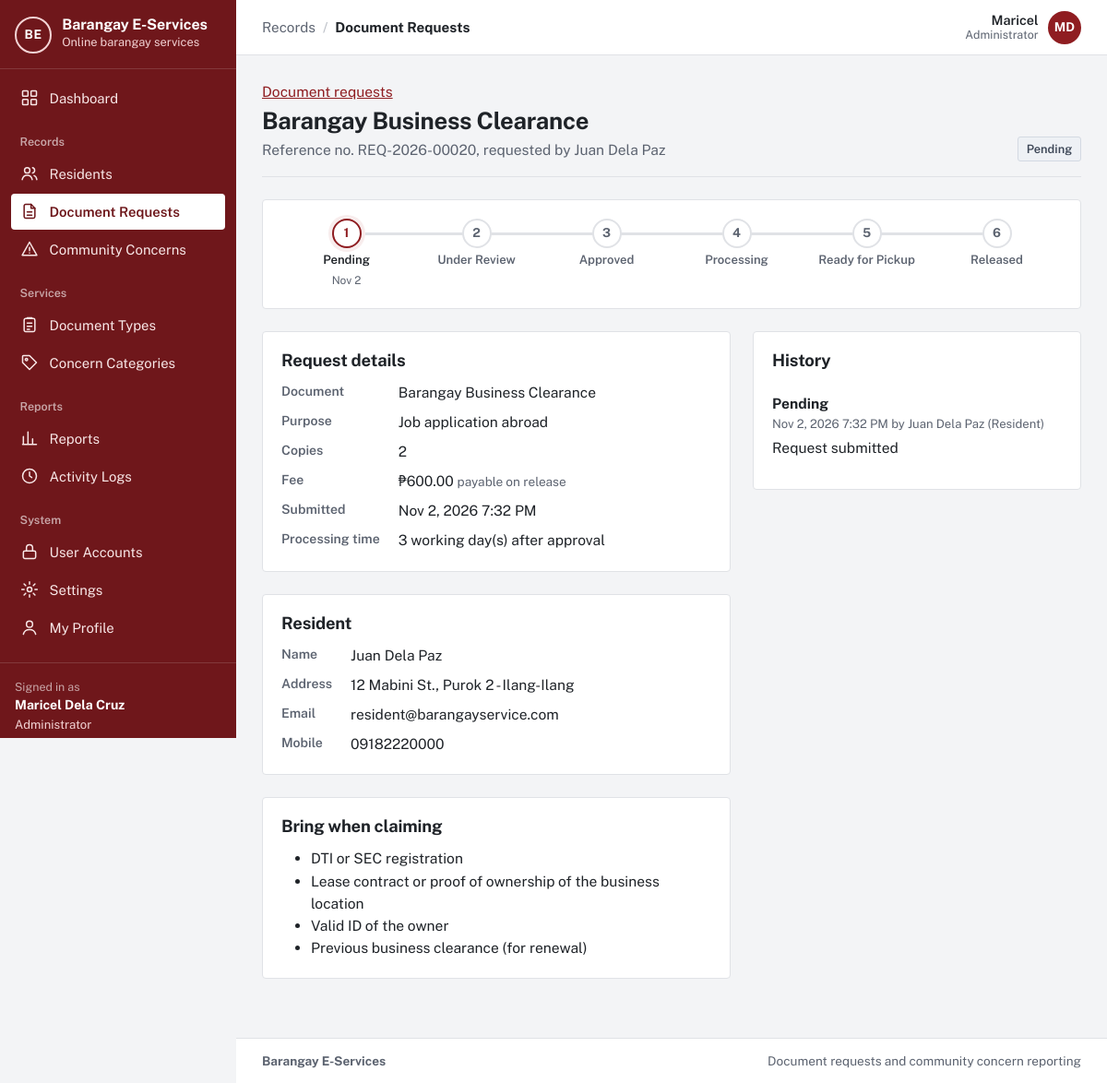
Before: /request.php?id=20 (signed in) with the older database file.
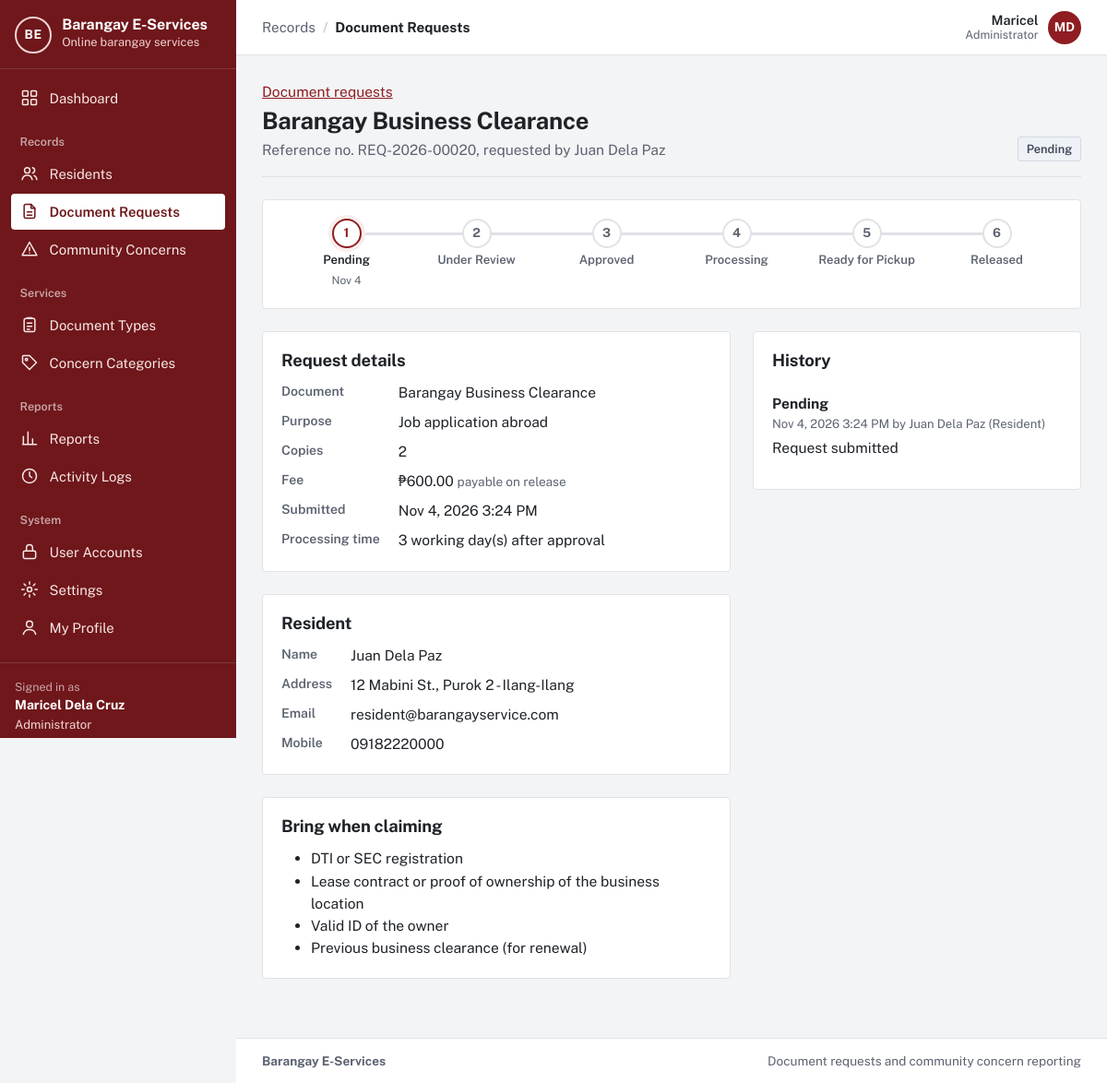
After: the same page with the newer database file.
### tables this page shows
CREATE TABLE `document_requests` (
  `request_id` int(10) unsigned NOT NULL AUTO_INCREMENT,
  `reference_no` varchar(20) DEFAULT NULL,
  `resident_id` int(10) unsigned NOT NULL,
  `doc_type_id` smallint(5) unsigned NOT NULL,
  `purpose` varchar(255) NOT NULL,
  `copies` tinyint(3) unsigned NOT NULL DEFAULT 1,
  `fee_amount` decimal(8,2) NOT NULL,
  `status` enum('Pending','Under Review','Approved','Rejected','Processing','Ready for Pickup','Released','Cancelled') NOT NULL DEFAULT 'Pending',
  `remarks` varchar(500) DEFAULT NULL,
  `handled_by` int(10) unsigned DEFAULT NULL,
  `is_archived` tinyint(1) NOT NULL DEFAULT 0,
  `created_at` datetime NOT NULL DEFAULT current_timestamp(),
  `updated_at` datetime NOT NULL DEFAULT current_timestamp() ON UPDATE current_timestamp(),
  PRIMARY KEY (`request_id`),
  UNIQUE KEY `reference_no` (`reference_no`),
  KEY `fk_dr_resident` (`resident_id`),
  KEY `fk_dr_doctype` (`doc_type_id`),
  KEY `fk_dr_handler` (`handled_by`),
  KEY `idx_dr_status` (`status`),
  KEY `idx_dr_created` (`created_at`),
  CONSTRAINT `fk_dr_doctype` FOREIGN KEY (`doc_type_id`) REFERENCES `document_types` (`doc_type_id`),
  CONSTRAINT `fk_dr_handler` FOREIGN KEY (`handled_by`) REFERENCES `users` (`user_id`) ON DELETE SET NULL,
  CONSTRAINT `fk_dr_resident` FOREIGN KEY (`resident_id`) REFERENCES `users` (`user_id`),
  CONSTRAINT `chk_dr_copies` CHECK (`copies` between 1 and 5)
);

CREATE TABLE `request_status_history` (
  `history_id` int(10) unsigned NOT NULL AUTO_INCREMENT,
  `request_id` int(10) unsigned NOT NULL,
  `from_status` varchar(20) DEFAULT NULL,
  `to_status` varchar(20) NOT NULL,
  `remarks` varchar(500) DEFAULT NULL,
  `changed_by` int(10) unsigned NOT NULL,
  `changed_at` datetime NOT NULL DEFAULT current_timestamp(),
  PRIMARY KEY (`history_id`),
  KEY `fk_rsh_request` (`request_id`),
  KEY `fk_rsh_user` (`changed_by`),
  CONSTRAINT `fk_rsh_request` FOREIGN KEY (`request_id`) REFERENCES `document_requests` (`request_id`) ON DELETE CASCADE,
  CONSTRAINT `fk_rsh_user` FOREIGN KEY (`changed_by`) REFERENCES `users` (`user_id`)
);

CREATE TABLE `document_types` (
  `doc_type_id` smallint(5) unsigned NOT NULL AUTO_INCREMENT,
  `name` varchar(100) NOT NULL,
  `description` varchar(500) NOT NULL,
  `fee` decimal(8,2) NOT NULL DEFAULT 0.00,
  `processing_days` tinyint(3) unsigned NOT NULL DEFAULT 1,
  `is_archived` tinyint(1) NOT NULL DEFAULT 0,
  `created_at` datetime NOT NULL DEFAULT current_timestamp(),
  `updated_at` datetime NOT NULL DEFAULT current_timestamp() ON UPDATE current_timestamp(),
  PRIMARY KEY (`doc_type_id`),
  UNIQUE KEY `name` (`name`),
  CONSTRAINT `chk_dt_fee` CHECK (`fee` >= 0),
  CONSTRAINT `chk_dt_days` CHECK (`processing_days` between 1 and 30)
);

CREATE TABLE `users` (
  `user_id` int(10) unsigned NOT NULL AUTO_INCREMENT,
  `role_id` tinyint(3) unsigned NOT NULL,
  `purok_id` smallint(5) unsigned DEFAULT NULL,
  `first_name` varchar(60) NOT NULL,
  `last_name` varchar(60) NOT NULL,
  `email` varchar(120) NOT NULL,
  `contact_no` varchar(13) DEFAULT NULL,
  `street_address` varchar(150) DEFAULT NULL,
  `password_hash` varchar(255) NOT NULL,
  `email_verified_at` datetime DEFAULT NULL,
  `is_active` tinyint(1) NOT NULL DEFAULT 1,
  `failed_logins` tinyint(3) unsigned NOT NULL DEFAULT 0,
  `locked_until` datetime DEFAULT NULL,
  `created_at` datetime NOT NULL DEFAULT current_timestamp(),
  `updated_at` datetime NOT NULL DEFAULT current_timestamp() ON UPDATE current_timestamp(),
  PRIMARY KEY (`user_id`),
  UNIQUE KEY `email` (`email`),
  KEY `fk_users_purok` (`purok_id`),
  KEY `idx_users_role` (`role_id`),
  CONSTRAINT `fk_users_purok` FOREIGN KEY (`purok_id`) REFERENCES `puroks` (`purok_id`) ON DELETE SET NULL,
  CONSTRAINT `fk_users_role` FOREIGN KEY (`role_id`) REFERENCES `roles` (`role_id`)
);

CREATE TABLE `puroks` (
  `purok_id` smallint(5) unsigned NOT NULL AUTO_INCREMENT,
  `purok_name` varchar(60) NOT NULL,
  PRIMARY KEY (`purok_id`),
  UNIQUE KEY `purok_name` (`purok_name`)
);

CREATE TABLE `roles` (
  `role_id` tinyint(3) unsigned NOT NULL,
  `role_key` varchar(20) NOT NULL,
  `role_name` varchar(50) NOT NULL,
  PRIMARY KEY (`role_id`),
  UNIQUE KEY `role_key` (`role_key`)
);

### app/lib/helpers.php (called while the page is built, shortened)
<?php
function e($value): string
{
    return htmlspecialchars((string) ($value ?? ''), ENT_QUOTES | ENT_SUBSTITUTE, 'UTF-8');
}
function base_path(): string
{
    static $base = null;
    if ($base === null) {
        $script = realpath($_SERVER['SCRIPT_FILENAME'] ?? '') ?: '';
        $root   = realpath(APP_ROOT) ?: APP_ROOT;
        $rel    = str_replace('\\', '/', substr($script, strlen($root)));
        $name   = str_replace('\\', '/', $_SERVER['SCRIPT_NAME'] ?? '');
        $base   = ($rel !== '' && str_ends_with($name, $rel)) ? substr($name, 0, -strlen($rel)) : '';
        $base   = rtrim($base, '/');
    }
    return $base;
}
function url(string $path = ''): string
{
    return base_path() . '/' . ltrim($path, '/');
}
function query_param(string $key, string $default = ''): string
{
    $value = $_GET[$key] ?? $default;
    return is_string($value) ? trim($value) : $default;
}
function format_date(?string $datetime, string $format = 'M j, Y'): string
{
    return $datetime ? date($format, strtotime($datetime)) : '—';
}
function format_datetime(?string $datetime): string
{
    return format_date($datetime, 'M j, Y g:i A');
}
function peso($amount): string
{
    return '₱' . number_format((float) $amount, 2);
}
function full_name(array $row, string $prefix = ''): string
{
    return trim(($row[$prefix . 'first_name'] ?? '') . ' ' . ($row[$prefix . 'last_name'] ?? ''));
}

### app/lib/db.php (called while the page is built, shortened)
<?php
function db(): mysqli
{
    static $conn = null;
    if ($conn === null) {
        $conn = new mysqli(
            config('db.host'),
            config('db.user'),
            config('db.password'),
            config('db.name'),
            (int) config('db.port', 3306)
        );
        $conn->set_charset('utf8mb4');
        $conn->query("SET time_zone = '+08:00'");
    }
    return $conn;
}
function db_query(string $sql, array $params = []): mysqli_stmt
{
    $stmt = db()->prepare($sql);
    if ($params) {
        $types = '';
        foreach ($params as $p) {
            $types .= is_int($p) ? 'i' : (is_float($p) ? 'd' : 's');
        }
        $stmt->bind_param($types, ...array_values($params));
    }
    $stmt->execute();
    return $stmt;
}
function db_all(string $sql, array $params = []): array
{
    $result = db_query($sql, $params)->get_result();
    return $result ? $result->fetch_all(MYSQLI_ASSOC) : [];
}
function db_one(string $sql, array $params = []): ?array
{
    $result = db_query($sql, $params)->get_result();
    $row = $result ? $result->fetch_assoc() : null;
    return $row ?: null;
}

### app/lib/auth.php (called while the page is built, shortened)
<?php
function current_user(bool $refresh = false): ?array
{
    static $user = false;
    if ($user !== false && !$refresh) {
        return $user;
    }
    $user = null;
    if (!empty($_SESSION['user_id'])) {
        $user = db_one(
            'SELECT u.user_id, u.first_name, u.last_name, u.email, u.contact_no, u.street_address, u.purok_id,
                    u.email_verified_at, u.is_active, u.created_at, r.role_key, r.role_name
               FROM users u JOIN roles r ON r.role_id = u.role_id
              WHERE u.user_id = ?',
            [(int) $_SESSION['user_id']]
        );
    }
    return $user;
}
function is_verified(?array $user = null): bool
{
    $user = $user ?? current_user();
    return $user !== null && !empty($user['email_verified_at']);
}
function require_login(bool $mustBeVerified = true): array
{
    $user = current_user();
    return $user;
}
function require_role(string ...$roles): array
{
    $user = require_login();
    return $user;
}

### request.php (the view, shortened to what the changed rows need)
<?php
$user = require_role(ROLE_RESIDENT, ROLE_STAFF, ROLE_ADMIN);
$id = (int) query_param('id');
$r = db_one(
    'SELECT dr.*, dt.name AS doc_name, dt.processing_days,
            u.first_name, u.last_name, u.email, u.contact_no, u.street_address, p.purok_name,
            h.first_name AS h_first_name, h.last_name AS h_last_name
       FROM document_requests dr
       JOIN document_types dt ON dt.doc_type_id = dr.doc_type_id
       JOIN users u ON u.user_id = dr.resident_id
       LEFT JOIN puroks p ON p.purok_id = u.purok_id
       LEFT JOIN users h ON h.user_id = dr.handled_by
      WHERE dr.request_id = ?',
    [$id]
);
$history = db_all(
    'SELECT h.*, u.first_name, u.last_name, r.role_name
       FROM request_status_history h JOIN users u ON u.user_id = h.changed_by JOIN roles r ON r.role_id = u.role_id
      WHERE h.request_id = ? ORDER BY h.changed_at, h.history_id',
    [$id]
);
require APP_ROOT . '/app/views/header.php';
?>
<div class="page-head">
  <div>
    <p class="mb-1"><a href="<?= e(url('requests.php')) ?>">Document requests</a></p>
    <h1><?= e($r['doc_name']) ?></h1>
    <p>Reference no. <?= e($r['reference_no']) ?><?= $user['role_key'] !== ROLE_RESIDENT ? ', requested by ' . e(full_name($r)) : '' ?></p>
  </div>
  <div class="page-actions">
    <?= status_badge($r['status']) ?>
  </div>
</div>
<?= render_tracker(REQUEST_STEPS, $r['status'], $history) ?>
<div class="row g-4">
  <div class="col-lg-7">
    <section class="panel">
      <h2>Request details</h2>
      <dl class="details">
        <dt>Document</dt><dd><?= e($r['doc_name']) ?></dd>
        <dt>Purpose</dt><dd><?= e($r['purpose']) ?></dd>
        <dt>Copies</dt><dd><?= (int) $r['copies'] ?></dd>
        <dt>Fee</dt><dd><?= e(peso($r['fee_amount'])) ?> <span class="text-muted small">payable on release</span></dd>
        <dt>Submitted</dt><dd><?= e(format_datetime($r['created_at'])) ?></dd>
        <dt>Processing time</dt><dd><?= (int) $r['processing_days'] ?> working day(s) after approval</dd>
      </dl>
    </section>
    <?php if ($user['role_key'] !== ROLE_RESIDENT): ?>
    <section class="panel">
      <h2>Resident</h2>
      <dl class="details">
        <dt>Name</dt><dd><?= e(full_name($r)) ?></dd>
        <dt>Address</dt><dd><?= e(trim(($r['street_address'] ?? '') . ', ' . ($r['purok_name'] ?? ''), ', ')) ?></dd>
        <dt>Email</dt><dd><?= e($r['email']) ?></dd>
        <dt>Mobile</dt><dd><?= e($r['contact_no']) ?></dd>
      </dl>
    </section>
    <?php endif; ?>
    <section class="panel">
      <h2>Bring when claiming</h2>
    </section>
  </div>
  <div class="col-lg-5">
    <section class="panel">
      <h2>History</h2>
      <ol class="history">
        <?php foreach (array_reverse($history) as $h): ?>
          <li>
            <div><?= $h['from_status'] ? e($h['from_status']) . ' → ' : '' ?><strong><?= e($h['to_status']) ?></strong></div>
            <div class="history-meta"><?= e(format_datetime($h['changed_at'])) ?> by <?= e(full_name($h)) ?> (<?= e($h['role_name']) ?>)</div>
            <?php if ($h['remarks']): ?><p class="history-note"><?= e($h['remarks']) ?></p><?php endif; ?>
          </li>
        <?php endforeach; ?>
      </ol>
    </section>
  </div>
</div>
<?php require APP_ROOT . '/app/views/footer.php'; ?>

### app/lib/workflow.php (shortened to what the changed rows need)
<?php
function status_badge(string $status): string
{
    $tone = match ($status) {
        'Pending', 'Submitted'                    => 'waiting',
        'Under Review', 'Assigned'                => 'review',
        'Approved', 'Processing', 'In Progress'   => 'active',
        'Ready for Pickup', 'Resolved'            => 'ready',
        'Released', 'Closed'                      => 'done',
        'Rejected'                                => 'stopped',
        'Cancelled', 'Withdrawn'                  => 'muted',
        default                                   => 'muted',
    };
    return '<span class="status status-' . $tone . '">' . e($status) . '</span>';
}
function render_tracker(array $steps, string $status, array $history): string
{
    $reached = array_column($history, 'to_status');
    $reached[] = $status;
    $currentIndex = array_search($status, $steps, true);
    $lastReached = -1;
    foreach ($steps as $i => $s) {
        if (in_array($s, $reached, true)) {
            $lastReached = $i;
        }
    }
    $sideExit = $currentIndex === false ? $status : null;
    $dates = [];
    foreach ($history as $h) {
        $dates[$h['to_status']] = $h['changed_at'];
    }
    $html = '<ol class="tracker" aria-label="Progress">';
    foreach ($steps as $i => $step) {
        $state = $i < ($currentIndex === false ? $lastReached + 1 : $currentIndex) ? 'done'
            : ($i === $currentIndex ? 'current' : 'next');
        $aria = $state === 'current' ? ' aria-current="step"' : '';
        $html .= '<li class="tracker-step is-' . $state . '"' . $aria . '>'
            . '<span class="tracker-num">' . ($i + 1) . '</span>'
            . '<span class="tracker-label">' . e($step) . '</span>'
            . (isset($dates[$step]) ? '<span class="tracker-date">' . e(format_date($dates[$step], 'M j')) . '</span>' : '')
            . '</li>';
    }
    return $html . '</ol>';
}

Changed rows visible on the page:
changed document_requests "Job application abroad": created_at "Nov 2, 2026 7:32 PM" → "Nov 4, 2026 3:24 PM"
changed request_status_history "Pending": changed_at "Nov 2, 2026 7:32 PM" → "Nov 4, 2026 3:24 PM"
Other visible differences:
new list line: "1 Pending Nov 4"
list line gone: "1 Pending Nov 2"
